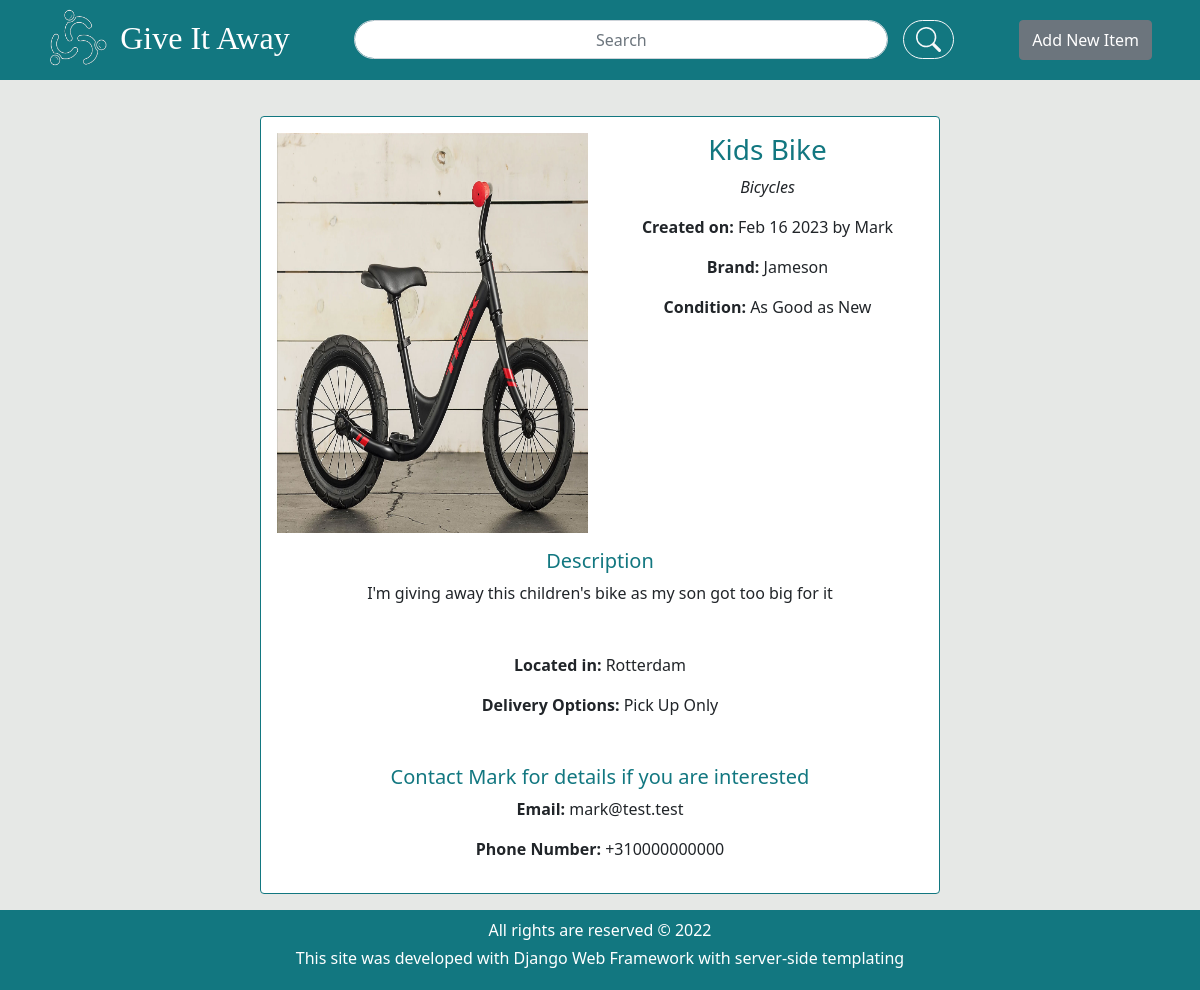
Screenshot of /items/10/ with the database file from the repository.
### items/models.py (models this page shows, shortened)
class Item(models.Model):
    CATEGORY_CHOICES = [
        ('Toys', 'Toys'),
        ('Books', 'Books'),
        ('Baby and Kids stuff', 'Baby and Kids stuff'),
        ('Furniture', 'Furniture'),
        ('Kitchen and Home Appliance', 'Kitchen and Home Appliance'),
        ('Audio, TV and Photography', 'Audio, TV and Photography'),
        ('Computers and Software', 'Computers and Software'),
        ('Mobile Phones', 'Mobile Phones'),
        ('Bicycles', 'Bicycles'),
        ('Garden and Patio', 'Garden and Patio'),
        ('Video Games and Consoles', 'Video Games and Consoles'),
        ('Car Accessories', 'Car Accessories')
    ]
    CONDITION_CHOICES = [('New', 'New'), ('As Good as New', 'As Good as New'), ('Used', 'Used'), ('Poor', ' Poor')]
    DELIVERY_CHOICES = [('Pick Up Only', 'Pick Up Only'),
                        ('By Post Only', 'By Post Only'),
                        ('Pick Up or by Post', 'Pick Up or by Post')]
    title = models.CharField(max_length=100)
    brand = models.CharField(max_length=100, blank=True)
    giver = models.CharField(max_length=30)
    description = models.TextField(blank=True)
    category = models.CharField(max_length=100, choices=CATEGORY_CHOICES)
    condition = models.CharField(max_length=30, choices=CONDITION_CHOICES)
    image = models.ImageField(upload_to='images/')
    delivery = models.CharField(max_length=30, choices=DELIVERY_CHOICES)
    city = models.CharField(max_length=100)
    phone_regex = RegexValidator(regex=r'^\+?1?\d{9,15}$',
                                 message="Phone number must be entered in the format: '+310000000'. "
                                         "Up to 15 digits allowed.")
    phone = models.CharField(max_length=17, validators=[phone_regex], blank=True)
    email = models.EmailField(max_length=300)
    created_date = models.DateTimeField(auto_now=True)

### items/views.py (the view)
# urls.py: path('items/<int:item_id>/', views.item_detail, name='item_detail'),
def item_detail(request, item_id):
    try:
        item = Item.objects.get(id=item_id)
    except Item.DoesNotExist:
        raise Http404('Item Not Found')
    if request.method == "POST":
        searched = request.POST['searched']
        items = Item.objects.filter(Q(title__contains=searched) | Q(category__contains=searched))
        results_no = items.count()
        context = {'items': items, 'searched': searched, 'results_no':  results_no}
        return render(request, 'home.html', context)
    else:
        context = {'item': item}
        return render(request, 'item_detail.html', context)

### items/templates/item_detail.html
{% extends "base.html" %}
{% block content %}
<div class="row d-flex  justify-content-center" align="center">
    <div class="col-lg-8  col-md-10 col-sm-10 col-xs-10 bg-white rounded item-container p-3 "  >
        <div class="row header" >
            <img class="col-md-6 col-sm-12" src="{{ item.image.url }}" height="400" alt="item_image_{{ item.id }}">
            <div class="col-md-6 col-sm-12">
                <h3>{{ item.title|capfirst }}</h3>
                <p class="fst-italic">{{ item.category }}</p>
                <p> <span class="fw-bold">Created on: </span> {{ item.created_date|date:"M d Y" }} by {{ item.giver }}</p>
                {% if item.brand %}
                    <p><span class="fw-bold">Brand: </span> {{ item.brand }}</p>
                {% endif %}
                <p><span class="fw-bold">Condition: </span> {{ item.condition }}</p>
            </div>
        </div>
        <div class="item_description_box mt-3 mb-5">
            <h5>Description</h5>
            {% if item.description %}
                <p>{{ item.description }}</p>
            {% endif %}
        </div>
        <p><span class="fw-bold">Located in: </span> {{ item.city }}</p>
        <p><span class="fw-bold">Delivery Options: </span> {{ item.delivery }}</p>
        <div class="contact_box mt-5">
            <h5>Contact {{ item.giver }} for details if you are interested </h5>
            <p><span class="fw-bold">Email: </span>{{ item.email }}</p>
            {% if item.phone %}
                    <p><span class="fw-bold">Phone Number: </span> {{ item.phone }}</p>
            {% endif %}
        </div>
    </div>
</div>
{% endblock %}

### static/styles.css (style rules this page uses)
body { background-color:#e6e8e6; }
header a, img, h2 { display: inline-block; color: white; vertical-align: middle; font-family: Varela Round; }
h3, h5 { color: #127780; }
.item-container, .card { border: solid #127780 1px }

### rows the page displays
Item: image (picture), title "Kids Bike", category "Bicycles", created_date "Feb 16 2023", giver "Mark", brand "Jameson", condition "As Good as New", description "I'm giving away this children's bike as my son got too big for it", city "Rotterdam", delivery "Pick Up Only", email "mark@test.test", phone "+310000000000"
